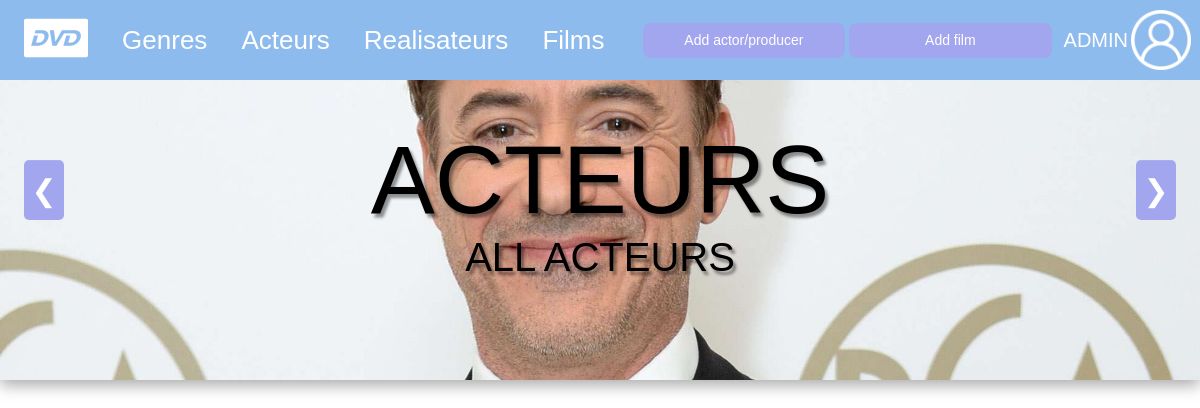
/Cinema/index.php?action=Acteurs, run on an earlier commit of the app's database.
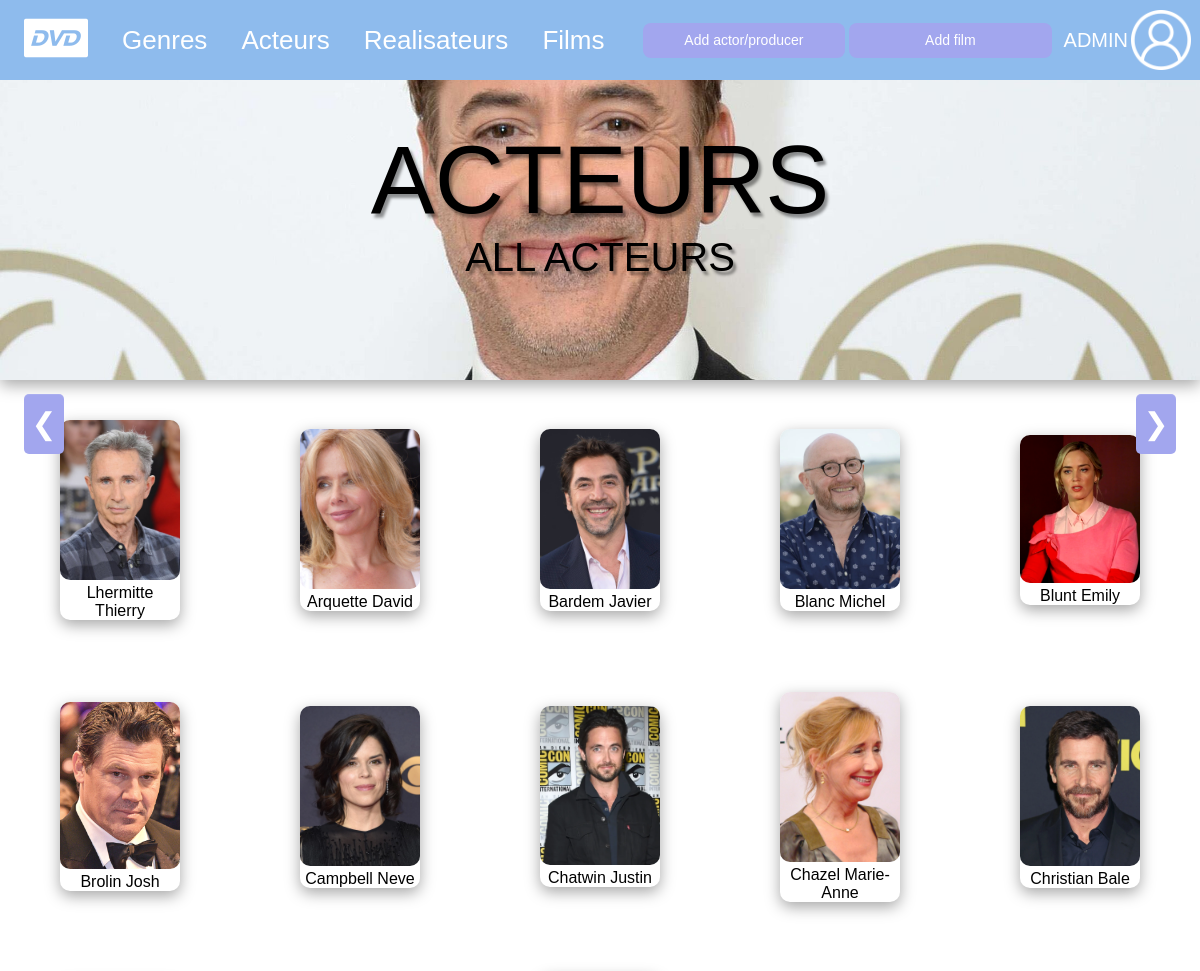
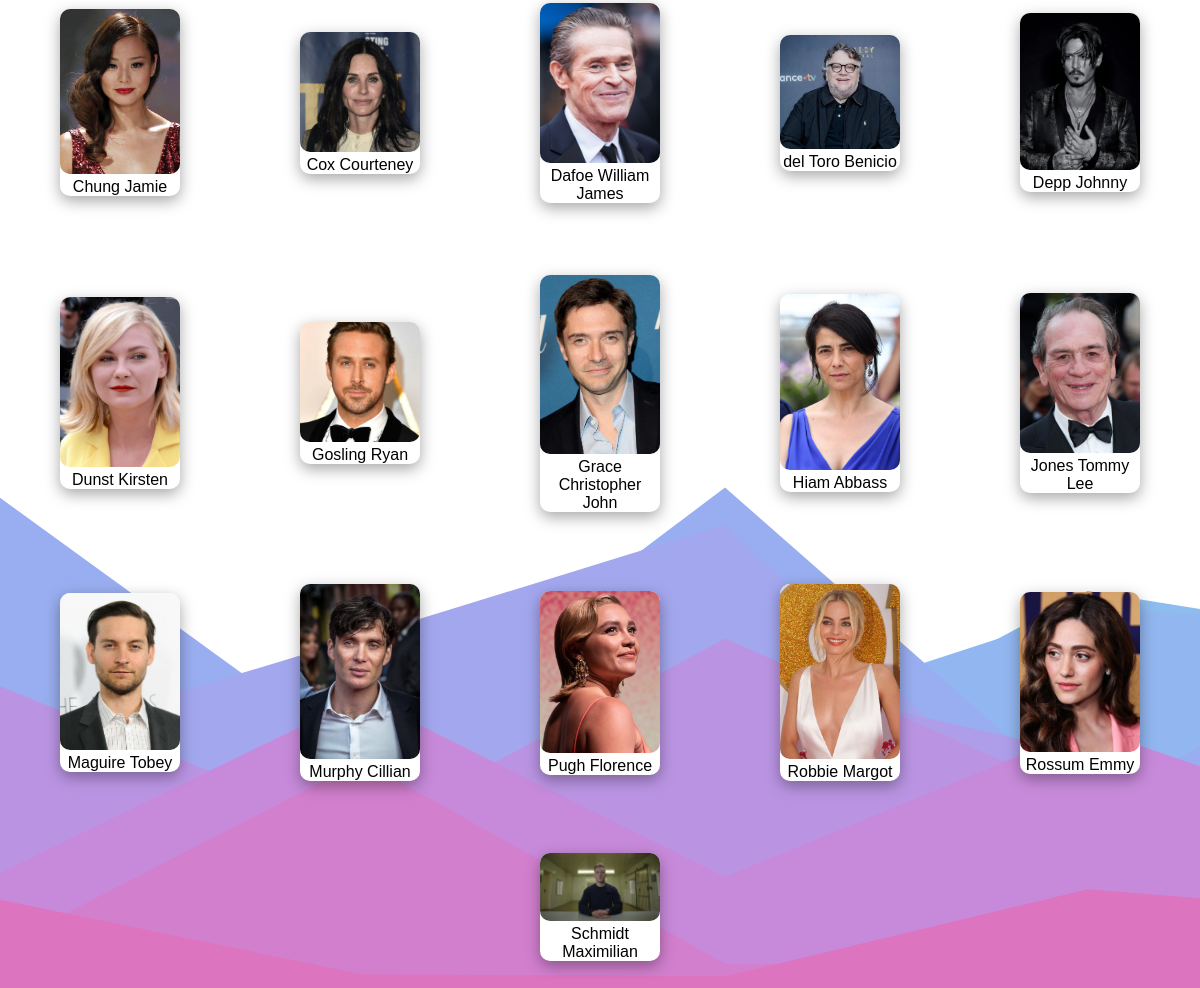
And on a later commit of the database (2 pictures, top to bottom).
### tables this page shows
CREATE TABLE IF NOT EXISTS `acteur` (
  `id_acteur` int NOT NULL AUTO_INCREMENT,
  `id_personne` int NOT NULL,
  `picture` text,
  PRIMARY KEY (`id_acteur`),
  UNIQUE KEY `id_personne` (`id_personne`),
  CONSTRAINT `acteur_ibfk_1` FOREIGN KEY (`id_personne`) REFERENCES `personne` (`id_personne`)
);

CREATE TABLE IF NOT EXISTS `personne` (
  `id_personne` int NOT NULL AUTO_INCREMENT,
  `nom` varchar(50) DEFAULT NULL,
  `prenom` varchar(50) DEFAULT NULL,
  `sexe` varchar(30) DEFAULT NULL,
  `date_naissance` date DEFAULT NULL,
  PRIMARY KEY (`id_personne`)
);

### Cinema/controller/ActeurController.php (called while the page is built, shortened)
<?php
class ActeurController
{
    public function listActeur(){
        $dao = new DAO();
        $sql = "SELECT id_acteur, nom, prenom, picture
        FROM acteur a, personne p
        WHERE a.id_personne = p.id_personne
        ORDER BY nom ASC;";
        $acteursList = $dao->executeRequest($sql);
        require("view/acteur/acteur.php");
    }
}

### Cinema/app/DAO.php (called while the page is built, shortened)
<?php
class DAO
{
    private $bdd;
    public function __construct()
    {
        $db_host = "localhost";
        $db_name = "cinema sql";
        $db_user = "root";
        $db_pass = "";
        $this->bdd = new PDO('mysql:host=' . $db_host . ';dbname=' . $db_name . ';charset=utf8', $db_user, $db_pass);
    }
    public function executeRequest($sql, $params = NULL)
    {
        if ($params == NULL) {
            $resultat = $this->bdd->query($sql);
        } else {
            $resultat = $this->bdd->prepare($sql);
            $resultat->execute($params);
        }
        return $resultat;
    }
}

### Cinema/view/acteur/acteur.php (the view, shortened to what this page needs)
<div>
    <figure class="homeCaroussel">
        <img id="slide" src="./public/img/robert-downey-jr.jpeg" alt="image acteur">
        <div class="title">
            <h1>Acteurs</h1>
            <h2>All acteurs</h2>
        </div>
    </figure>
    <div class="boutonSwipe">
        <input type="button" value="&#10094;" onclick="imgPrecedentActeurs();" class="boutonGauche"></input>
        <input type="button" value="&#10095;" onclick="imgSuivanteActeurs();" class="boutonDroit"></input>
    </div>
    <div class="card-lastest">
        <?php
        while ($acteur = $acteursList->fetch()) { ?>
            <div class="card_acteur" <?php if($acteur["nom"] == "Personne Supprimer"){echo "style='display: none;'";} ?>>
                <a href="index.php?action=Detail Acteur&id=<?= $acteur["id_acteur"]; ?>">
                    <img class="imgLastest"src="<?= $acteur["picture"]; ?>" alt="acteur picture">
                    <span><?= $acteur["nom"] ?> <?= $acteur["prenom"] ?></span>
                </a>
            </div>
        <?php }
        ?>
    </div>
</div>
<?php
$content = ob_get_clean();
require "view/template.php";

### Cinema/index.php (shortened to what this page needs)
<?php
require("controller/ActeurController.php");
require("controller/RealisateurController.php");
require("app/DAO.php");
$h1 = new HomeController();
$a1 = new ActeurController();
if(isset($_GET['action'])) {
    switch($_GET['action']) {
        case "Acteurs":
            $a1->listActeur();
            break;
    }
} else {
    $h1->HomePage();
}

### Cinema/view/template.php (shortened to what this page needs)
<!DOCTYPE html>
<html lang="en">
<head>
    <link rel="stylesheet" href="./public/css/style.css">
</head>
<body>
    <div>
        <header>
            <nav id="nav">
                <figure class="figure_dvd">
                    <a href="index.php">
                        <img src="./public/img/dvd-logo.png" alt="logo DVD">
                    </a>
                </figure>
                <div class="mobile" id="mobile">
                    <ul>
                        <li>
                            <a href="index.php?action=Genres">Genres</a>
                        </li>
                        <li>
                            <a href="index.php?action=Acteurs">Acteurs</a>
                        </li>
                        <li>
                            <a href="index.php?action=Realisateurs">Realisateurs</a>
                        </li>
                        <li>
                            <a href="index.php?action=Films">Films</a>
                        </li>
                    </ul>
                    <div class="button_add" id="button_id">
                        <a href="index.php?action=Add actor/producer">Add actor/producer</a>
                        <a href="index.php?action=Add film">Add film</a>
                    </div>
                </div>
                <div class="admin">
                    <figure class="figure_user">
                        <span>admin</span>
                        <img src="./public/img/user.png" alt="logo user">
                    </figure>
                </div>
            </nav>
        </header>
        <main>
            <?= $content ?>
        </main>
    </div>
</body>
</html>

### Cinema/public/css/style.css (style rules this page uses)
* { margin: 0; padding: 0; box-sizing: border-box; font-family: 'Jua', sans-serif; }
body { min-height: 100vh; background-image: url(../img/layered-peaks-haikei.svg); background-repeat: no-repeat; background-size: cover; }
nav { display: flex; height: 80px; width: 100%; background-color: #8EBBED; justify-content: space-between; align-items: center; position: relative; }
nav ul { display: flex; width: 80%; justify-content: space-evenly; }
nav ul li { display: inline; }
nav ul li a { color: white; text-decoration: none; font-size: calc(0.5rem + 1.5vw); gap: 50px; }
.figure_user { display: flex; color: white; margin-right: 2%; text-transform: uppercase; width: 50%; align-items: center; font-size: calc(0.5rem + 1vw); }
.admin { display: flex; margin-left: 1%; margin-right: 1%; }
.figure_user img { margin-left: 5%; width: 60px; height: 60px; }
.figure_dvd { margin-left: 2%; }
.button_add { display: flex; width: 60%; }
.button_add a { display: flex; width: 100%; height: 35px; color: white; background-color: #A2A6EE; margin-left: 1%; border-radius: 8px; text-decoration: none; align-items: center; justify-content: center; text-align: center; font-size: calc(0.5rem + 0.5vw); }
.mobile { display: flex; width: 100%; align-items: center; }
.homeCaroussel { display: inline-block; position: relative; width: 100%; height: 300px; box-shadow: rgba(0, 0, 0, 0.35) 0px 5px 15px; z-index: -1; }
.homeCaroussel img { width: 100%; height: 300px; object-fit: cover; z-index: -1; }
.title { display: flex; justify-content: center; align-items: center; flex-direction: column; text-transform: uppercase; position: absolute; top: 15%; right: 0; left: 0; }
h1 { font-size: calc(3rem + 4vw); font-weight: normal; text-shadow: 3px 4px 3px rgba(0, 0, 0, 0.42); }
h2 { font-size: calc(1rem + 2vw); font-weight: normal; text-shadow: 3px 4px 3px rgba(0, 0, 0, 0.42); }
.boutonGauche { display: flex; position: absolute; top: 20%; left: 2%; background-color: #A2A6EE; border: 0; color: white; width: 40px; height: 60px; font-size: 30px; border-radius: 5px; justify-content: center; align-items: center; cursor: pointer; box-shadow: rgba(255, 255, 255, 0.1) 0px 1px 1px 0px inset, rgba(50, 50, 93, 0.25) 0px 50px 100px -20px, rgba(0, 0, 0, 0.3) 0px 30px 60px -30px; }
.boutonDroit { display: flex; position: absolute; top: 20%; right: 2%; background-color: #A2A6EE; border: 0; color: white; width: 40px; height: 60px; font-size: 30px; text-align: center; border-radius: 5px; justify-content: center; align-items: center; box-shadow: rgba(255, 255, 255, 0.1) 0px 1px 1px 0px inset, rgba(50, 50, 93, 0.25) 0px 50px 100px -20px, rgba(0, 0, 0, 0.3) 0px 30px 60px -30px; cursor: pointer; }
.card-lastest { display: flex; width: 100%; height: auto; flex-direction: row; flex-wrap: wrap; justify-content: space-evenly; align-items: center; }
.imgLastest { width: 100%; height: auto; object-fit: contain; border-radius: 10px; }
.card_acteur { background-color: white; width: 10%; margin-bottom: 3%; margin-left: 5%; margin-right: 5%; margin-top: 3%; text-align: center; box-shadow: rgba(0, 0, 0, 0.35) 0px 5px 15px; border-radius: 10px; }
.card_acteur a { text-decoration: none; color: black; }

What changed in the data, as far as the page shows it:
added acteur: shows a picture, id_personne.nom "Lhermitte", id_personne.prenom "Thierry"
added acteur: shows a picture, id_personne.nom "Arquette", id_personne.prenom "David"
added acteur: shows a picture, id_personne.nom "Bardem", id_personne.prenom "Javier"
added acteur: shows a picture, id_personne.nom "Blanc", id_personne.prenom "Michel"
added acteur: shows a picture, id_personne.nom "Blunt", id_personne.prenom "Emily"
added acteur: shows a picture, id_personne.nom "Brolin", id_personne.prenom "Josh"
added acteur: shows a picture, id_personne.nom "Campbell", id_personne.prenom "Neve"
added acteur: shows a picture, id_personne.nom "Chatwin", id_personne.prenom "Justin"
added acteur: shows a picture, id_personne.nom "Chazel", id_personne.prenom "Marie-Anne"
added acteur: picture (picture), id_personne.nom "Christian", id_personne.prenom "Bale"
added acteur: shows a picture, id_personne.nom "Chung", id_personne.prenom "Jamie"
added acteur: shows a picture, id_personne.nom "Cox", id_personne.prenom "Courteney"
added acteur: shows a picture, id_personne.nom "Dafoe", id_personne.prenom "William James"
added acteur: shows a picture, id_personne.nom "del Toro", id_personne.prenom "Benicio"
added acteur: shows a picture, id_personne.nom "Depp", id_personne.prenom "Johnny"
added acteur: shows a picture, id_personne.nom "Dunst", id_personne.prenom "Kirsten"
added acteur: shows a picture, id_personne.nom "Gosling", id_personne.prenom "Ryan"
added acteur: shows a picture, id_personne.nom "Grace", id_personne.prenom "Christopher John"
added acteur: shows a picture, id_personne.nom "Hiam", id_personne.prenom "Abbass"
added acteur: shows a picture, id_personne.nom "Jones", id_personne.prenom "Tommy Lee"
added acteur: picture (picture), id_personne.nom "Maguire", id_personne.prenom "Tobey"
added acteur: shows a picture, id_personne.nom "Murphy", id_personne.prenom "Cillian"
added acteur: shows a picture, id_personne.nom "Pugh", id_personne.prenom "Florence"
added acteur: shows a picture, id_personne.nom "Robbie", id_personne.prenom "Margot"
added acteur: shows a picture, id_personne.nom "Rossum", id_personne.prenom "Emmy"
added acteur: shows a picture, id_personne.nom "Schmidt", id_personne.prenom "Maximilian"
